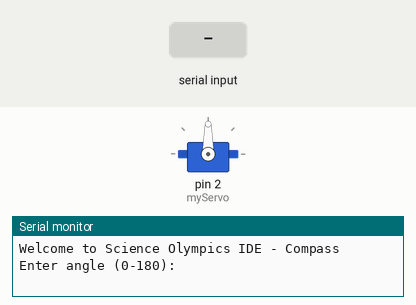
This sketch was run on a simulated Arduino Uno, built with avr-gcc and run on an emulated ATmega328P. Shown: servo, the last lines printed to the serial monitor. The inputs (shaded band) are chosen by the test bench.

Above: at 1.2 s.
1.3 s: "90,45\n" received over Serial
At 1.7 s:
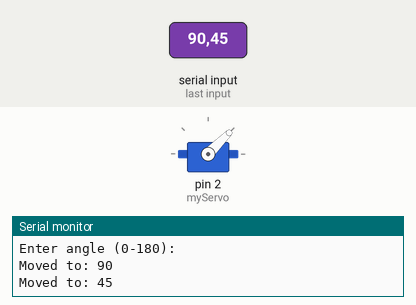
2.8 s: "30,150\n" received over Serial
At 4.0 s:
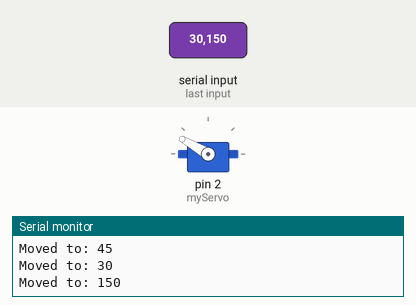
4.3 s: "5\n" received over Serial
At 5.0 s:
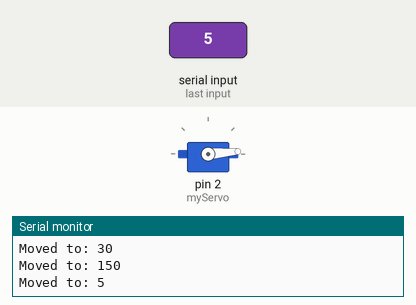
5.8 s: "90\n" received over Serial
At 6.2 s:
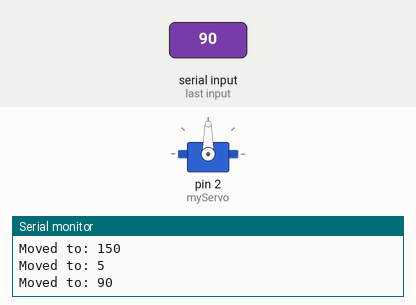
Timing chart, 0 to 8.3 s (numbered marks = the images above; inputs shaded):
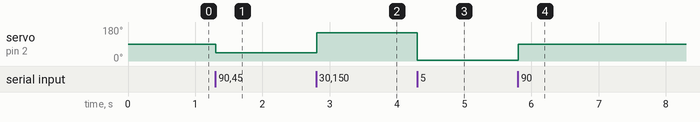

The sketch:

SO26Compass.ino
```cpp
#include <Servo.h>

Servo myServo;

void setup() {
  Serial.begin(9600);
  myServo.attach(2);  // Servo signal wire on pin 9
  Serial.println("Welcome to Science Olympics IDE - Compass");
  Serial.println("Enter angle (0-180):");
}

void loop() {
  if (Serial.available() > 0) {
    int angle = Serial.parseInt();

    // Clear any leftover newline/carriage return
    while (Serial.available()) Serial.read();

    if (angle >= 0 && angle <= 180) {
      myServo.write(angle);
      Serial.print("Moved to: ");
      Serial.println(angle);
    } else {
      Serial.println("Invalid. Enter 0-180.");
    }
  }
}
```

Measured:
- after the input at 1.3 s, servo on pin 2 (myServo): 90° → 45° at once
- after the input at 2.8 s, servo on pin 2 (myServo): 45° → 150° at once
- after the input at 4.3 s, servo on pin 2 (myServo): 150° → 5° at once
- after the input at 5.8 s, servo on pin 2 (myServo): 5° → 90° at once
